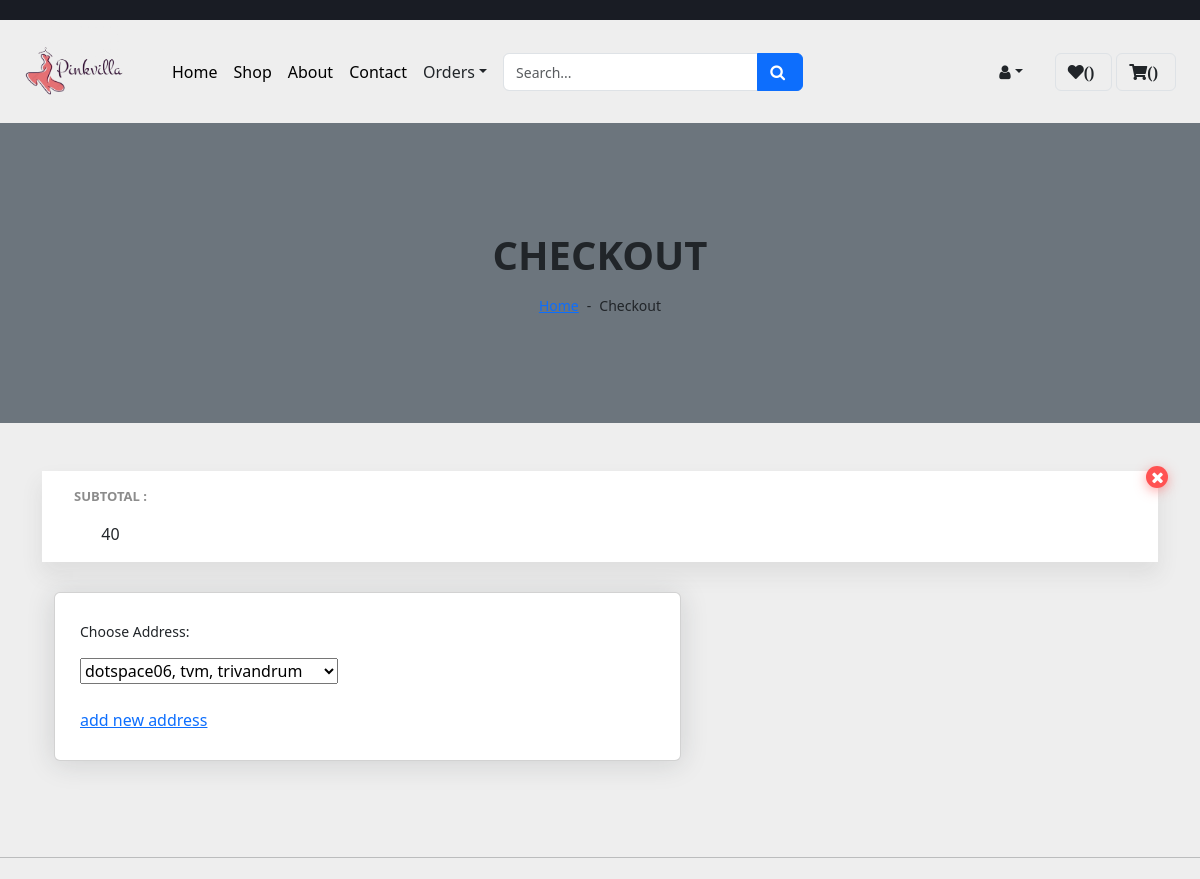
/checkout/ (signed in, upper part), run on an earlier commit of the app's database.
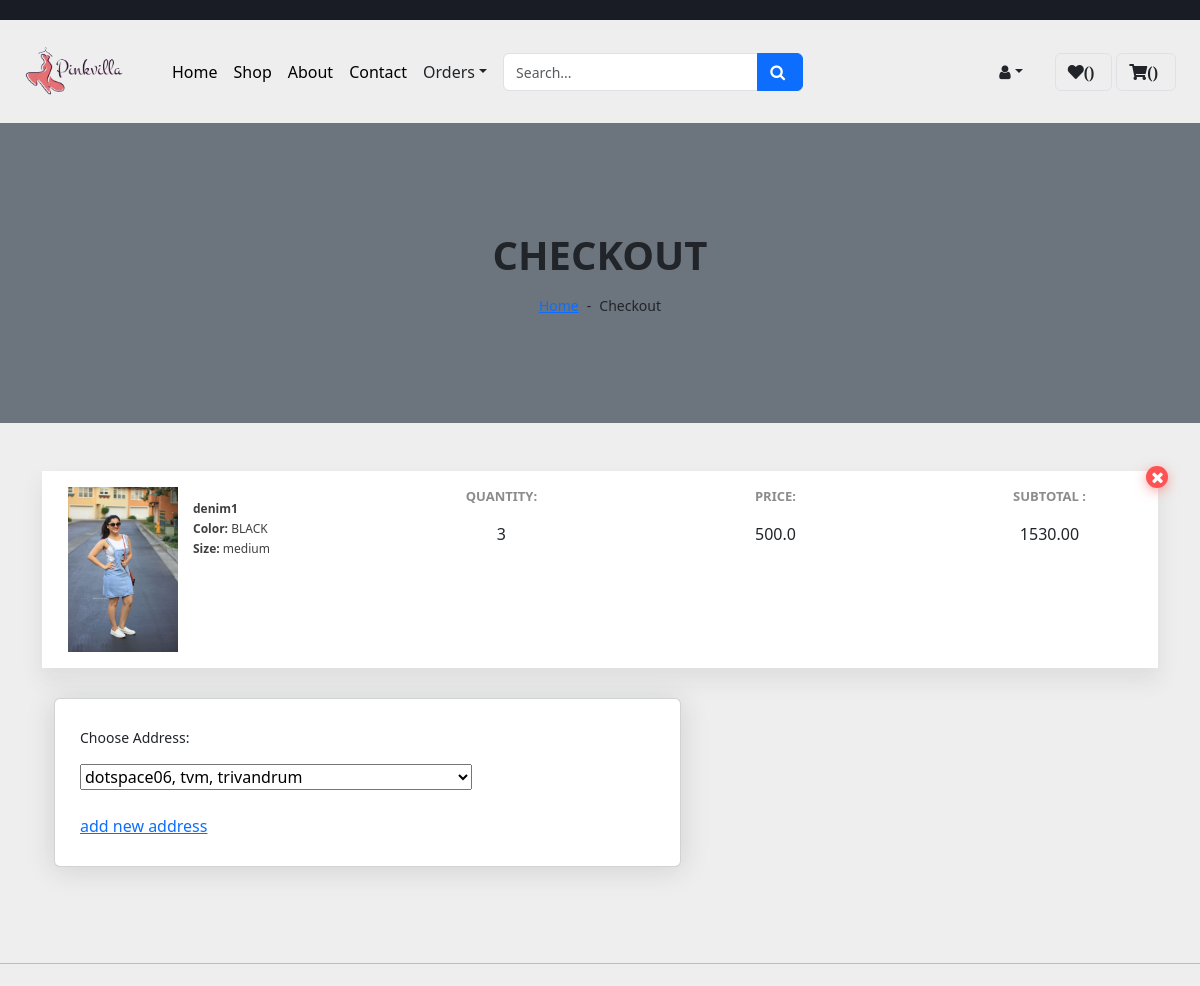
And on a later commit of the database.
### app1/models.py (models this page shows, shortened)
class Cart(models.Model):
    username = models.ForeignKey(custom_user,on_delete=models.CASCADE)
    variant = models.ForeignKey(Variant,on_delete=models.CASCADE)
    coupon = models.ForeignKey(Coupon, on_delete=models.SET_NULL,null=True,blank= True)
    discount_price= models.DecimalField(max_digits=10,decimal_places=2,default=0)
    quantity = models.PositiveIntegerField(default=1)
    def total_cost(self):
        return self.quantity * self.variant.price

class Variant(models.Model):
    id = models.AutoField(primary_key=True)
    variant = models.CharField(max_length=100,blank= True,null= True)
    Product = models.ForeignKey(Product,on_delete=models.CASCADE)
    Color = models.ForeignKey(Color,on_delete=models.CASCADE)
    Size = models.ForeignKey(Size,on_delete=models.CASCADE)
    quantity = models.IntegerField(default=1)
    price = models.FloatField(default=0)
    image1 = models.ImageField(blank=True, upload_to='images/')
    image2 = models.ImageField(blank=True, upload_to='images/')
    image3 = models.ImageField(blank=True, upload_to='images/')
    image4 = models.ImageField(blank=True, upload_to='images/')

class Color(models.Model):
    color = models.CharField(max_length=50)
    def __str__(self):
        return self.color

class Size(models.Model):
    size = models.CharField(max_length=20)
    def __str__(self):
        return self.size

### app1/views.py (the view, shortened to what this page needs)
# urls.py: path('checkout/', views.checkout, name='checkout'),
def checkout(request):
  if "username" in request.session:
    print(RAZORPAY_API_SECRET_KEY,"####################")
    username=custom_user.objects.get(username=request.session["username"])
    cartobj = Cart.objects.filter(username = username)
    addobj = Address.objects.filter(username = username)
    total_cost = sum(item.total_cost() for item in cartobj)+40
    coupon_discount = sum(item.coupon.discount_price for item in cartobj if item.coupon)
    total_cost =Decimal(total_cost) - coupon_discount
    client = razorpay.Client(
    auth=(RAZORPAY_API_KEY, RAZORPAY_API_SECRET_KEY))
    amount=int(total_cost*100)
    currency='INR'
    data = dict(amount=amount,currency=currency,payment_capture=1)
    payment_order = client.order.create(data=data)
    payment_order_id=payment_order['id']
    context = {
            'username': username,
            'cartobj': cartobj,
            'addobj': addobj,
            'total_cost':total_cost,
            "api_key":RAZORPAY_API_KEY,
            "amount":400,
            "order_id":payment_order_id,
            }
    return render (request,"checkout.html",context)

### app1/templates/Checkout.html (shortened to what this page needs)
{% extends 'product_detail.html' %}
{% load static %}
{% block main-content %}
 <div class="container-fluid bg-secondary mb-5">
    <div class="d-flex flex-column align-items-center justify-content-center" style="min-height: 300px">
        <h1 class="font-weight-semi-bold text-uppercase mb-3">Checkout</h1>
        <div class="d-inline-flex">
            <p class="m-0"><a href="">Home</a></p>
            <p class="m-0 px-2">-</p>
            <p class="m-0">Checkout</p>
        </div>
    </div>
</div>
<link href="https://maxcdn.bootstrapcdn.com/font-awesome/4.3.0/css/font-awesome.min.css" rel="stylesheet">
  <div class="container pb-5 mb-2">
      <div class="cart-item d-md-flex justify-content-between"><span class="remove-item"><i class="fa fa-times"></i></span>
          {% for item in cartobj %}
            <div class="px-3 my-3">
                    <div class="cart-item-product-thumb">
                      <img src="{{ item.variant.image1.url }}" alt="" class="img-fluid">
                    </div>
                    <div class="cart-item-product-info">
                        <span><strong>{{ item.variant.variant }}</strong> </span>
                        <span><strong>Color:</strong> {{item.variant.Color}}</span>
                        <span><strong>Size:</strong> {{item.variant.Size}}</span>
                    </div>
            </div>
          <div class="px-3 my-3 text-center">
              <div class="cart-item-label">Quantity:</div>
                <div class="count-input">
                  {{ item.quantity }}
              </div>
            </div>
              <div class="px-3 my-3 text-center">
              <div class="cart-item-label">Price:</div>
              <div class="count-input">
                {{ item.variant.price }}
              </div>
          </div>
          {% endfor%}
          <div class="px-3 my-3 text-center">
              <div class="cart-item-label">Subtotal :</div>
              <div id="total_cost" class="count-input">
                {{total_cost}}
              </div>
          </div>
        </div>
  <aside class =" col-md-7">
    <div class = "card mb-3">
        <div class = " card-body">
          <form action="{% url 'checkout'  %}" method="POST" name="order_post">
                          <div>
                                  <p>Choose Address: </p>
                                  <select id="addressid" name="address">
                                      {% for address in addobj %}
                                          <option value="{{ address.flat }}">{{ address.flat }}, {{ address.locality }}, {{ address.city }}</option>
                                      {% endfor %}
                                  </select>
                                  <br><br>
                                <a class  href="{% url 'user_profile' %}">add new address</a>
                          </div>
                      </div>
                  </div>
                  <br>
                </div>
                <hr class="my-2">
              <div class="row pt-3 pb-5 mb-2">
              <br>
              <br>
</div>
{% endblock main-content %}

What changed in the data, as far as the page shows it:
added Cart: variant.image1 (picture), variant.variant "denim1", variant.Color "BLACK", variant.Size "medium", quantity "3", variant.price "500.0"
Also different on the page:
{{ total_cost }}: "40" → "1530.00"
